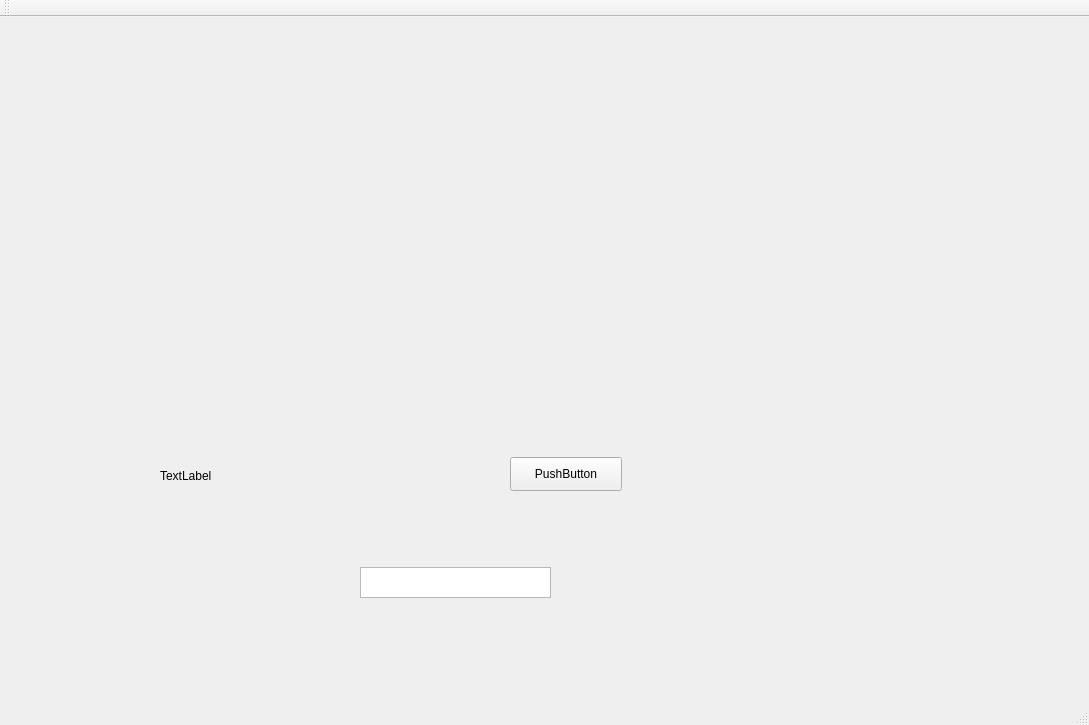
<?xml version="1.0" encoding="UTF-8"?>
<ui version="4.0">
 <class>FightLandlordGUIClass</class>
 <widget class="QMainWindow" name="FightLandlordGUIClass">
  <property name="geometry">
   <rect>
    <x>0</x>
    <y>0</y>
    <width>1089</width>
    <height>725</height>
   </rect>
  </property>
  <property name="windowTitle">
   <string>FightLandlordGUI</string>
  </property>
  <widget class="QWidget" name="centralWidget">
   <widget class="QPushButton" name="btnHelloWorld">
    <property name="geometry">
     <rect>
      <x>510</x>
      <y>440</y>
      <width>112</width>
      <height>34</height>
     </rect>
    </property>
    <property name="text">
     <string>PushButton</string>
    </property>
   </widget>
   <widget class="QTextEdit" name="textEdit">
    <property name="geometry">
     <rect>
      <x>360</x>
      <y>550</y>
      <width>191</width>
      <height>31</height>
     </rect>
    </property>
   </widget>
   <widget class="QLabel" name="label">
    <property name="geometry">
     <rect>
      <x>160</x>
      <y>410</y>
      <width>74</width>
      <height>98</height>
     </rect>
    </property>
    <property name="text">
     <string>TextLabel</string>
    </property>
   </widget>
  </widget>
  <widget class="QMenuBar" name="menuBar">
   <property name="geometry">
    <rect>
     <x>0</x>
     <y>0</y>
     <width>1089</width>
     <height>30</height>
    </rect>
   </property>
  </widget>
  <widget class="QToolBar" name="mainToolBar">
   <attribute name="toolBarArea">
    <enum>TopToolBarArea</enum>
   </attribute>
   <attribute name="toolBarBreak">
    <bool>false</bool>
   </attribute>
  </widget>
  <widget class="QStatusBar" name="statusBar"/>
 </widget>
 <layoutdefault spacing="6" margin="11"/>
 <resources>
  <include location="FightLandlordGUI.qrc"/>
 </resources>
 <connections>
  <connection>
   <sender>btnHelloWorld</sender>
   <signal>clicked()</signal>
   <receiver>FightLandlordGUIClass</receiver>
   <slot>showHelloWorld()</slot>
   <hints>
    <hint type="sourcelabel">
     <x>584</x>
     <y>502</y>
    </hint>
    <hint type="destinationlabel">
     <x>782</x>
     <y>327</y>
    </hint>
   </hints>
  </connection>
  <connection>
   <sender>textEdit</sender>
   <signal>textChanged()</signal>
   <receiver>FightLandlordGUIClass</receiver>
   <slot>showChangedText()</slot>
   <hints>
    <hint type="sourcelabel">
     <x>480</x>
     <y>599</y>
    </hint>
    <hint type="destinationlabel">
     <x>467</x>
     <y>372</y>
    </hint>
   </hints>
  </connection>
 </connections>
 <slots>
  <slot>showHelloWorld()</slot>
  <slot>showChangedText()</slot>
 </slots>
</ui>
